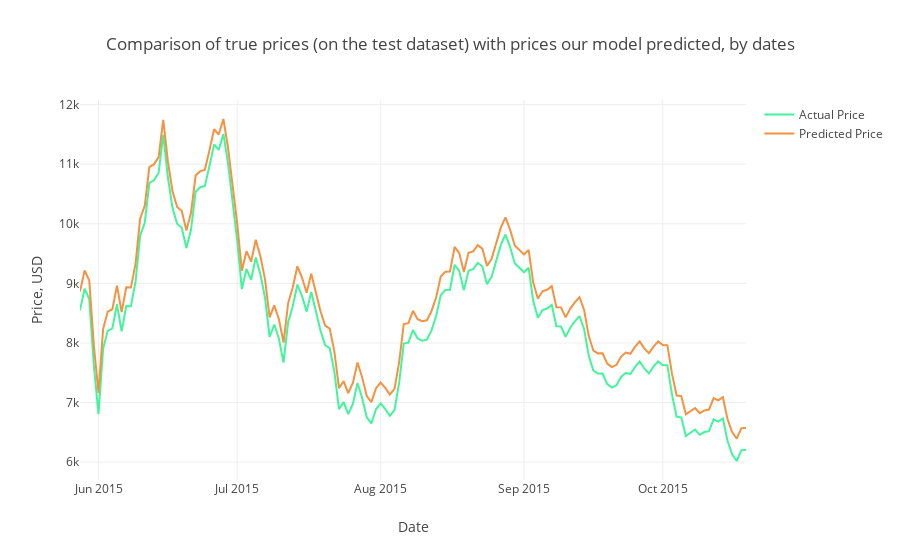

Write notebook code for a chart like this one.
### Code cell
# Plot predictions against test data
trace1 = go.Scatter(x=Test_Dates, y=Y3_test2_inverse, name= 'Actual Price', 
                   line = dict(color = ('rgb(66, 244, 155)'),width = 2))
trace2 = go.Scatter(x=Test_Dates, y=gpredictions, name= 'Predicted Price',
                   line = dict(color = ('rgb(244, 146, 65)'),width = 2))
data = [trace1, trace2]
layout = dict(title = 'Comparison of true prices (on the test dataset) with prices our model predicted, by dates',
             xaxis = dict(title = 'Date'), yaxis = dict(title = 'Price, USD'))
fig = dict(data=data, layout=layout)
py.iplot(fig, filename='results_demonstrating2')

### Figure 1 — Plotly figure (JSON) as saved in the notebook; plotly's stock layout.template omitted (floating-point values rounded to 4 significant figures; data arrays with more than 128 entries replaced by an {"elided": "..."} marker saying what was removed)
{"data": [{"line": {"color": "rgb(66, 244, 155)", "width": 2}, "name": "Actual Price", "type": "scatter", "uid": "7373698b-c0eb-4b62-a7d7-df48c69a64bf", "x": {"elided": "1127 str values"}, "y": {"elided": "145 float values"}}, {"line": {"color": "rgb(244, 146, 65)", "width": 2}, "name": "Predicted Price", "type": "scatter", "uid": "bbc58ac3-78de-4aa8-90d4-fea8e973116c", "x": {"elided": "1127 str values"}, "y": {"elided": "145 float values"}}], "layout": {"title": "Comparison of true prices (on the test dataset) with prices our model predicted, by dates", "xaxis": {"title": "Date"}, "yaxis": {"title": "Price, USD"}}}
